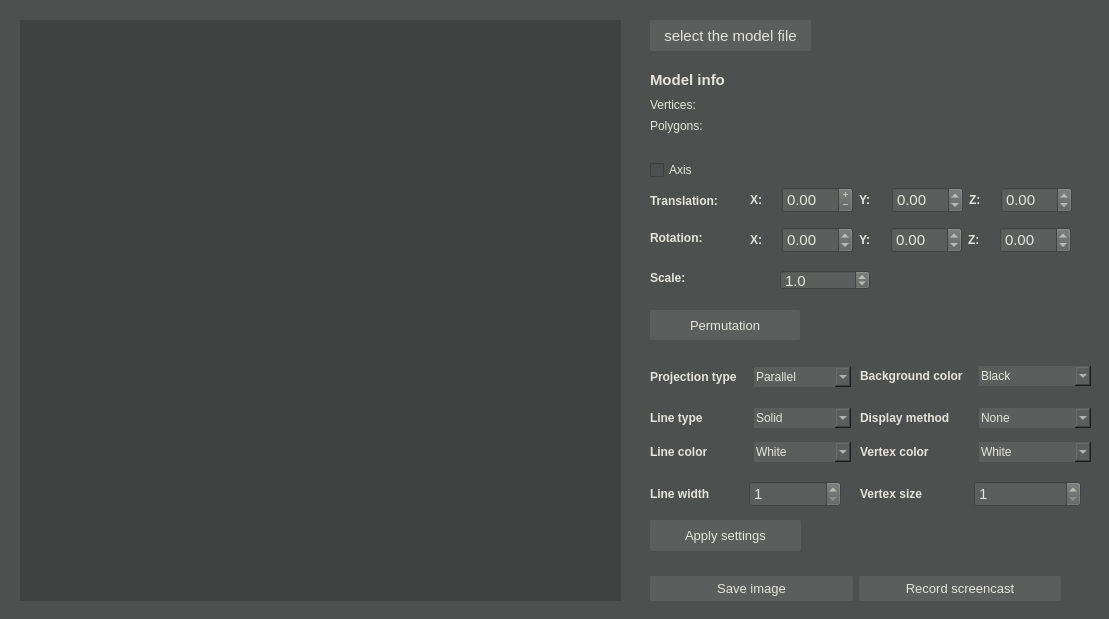
<?xml version="1.0" encoding="UTF-8"?>
<ui version="4.0">
 <class>View</class>
 <widget class="QMainWindow" name="View">
  <property name="enabled">
   <bool>true</bool>
  </property>
  <property name="geometry">
   <rect>
    <x>0</x>
    <y>0</y>
    <width>1109</width>
    <height>619</height>
   </rect>
  </property>
  <property name="windowTitle">
   <string>3DViewer</string>
  </property>
  <property name="styleSheet">
   <string notr="true">background-color: #4D504F;</string>
  </property>
  <widget class="QWidget" name="centralwidget">
   <widget class="s21::Paint" name="widget" native="true">
    <property name="geometry">
     <rect>
      <x>20</x>
      <y>20</y>
      <width>601</width>
      <height>581</height>
     </rect>
    </property>
    <property name="cursor">
     <cursorShape>OpenHandCursor</cursorShape>
    </property>
    <property name="styleSheet">
     <string notr="true">background-color: #3F4241;
color: red;</string>
    </property>
   </widget>
   <widget class="QWidget" name="layoutWidget">
    <property name="geometry">
     <rect>
      <x>650</x>
      <y>110</y>
      <width>171</width>
      <height>31</height>
     </rect>
    </property>
    <layout class="QVBoxLayout" name="verticalLayout">
     <property name="spacing">
      <number>-1</number>
     </property>
     <property name="sizeConstraint">
      <enum>QLayout::SetMinimumSize</enum>
     </property>
     <item>
      <layout class="QHBoxLayout" name="horizontalLayout_4">
       <item>
        <widget class="QLabel" name="label_6">
         <property name="styleSheet">
          <string notr="true">color: #E5E3DB;</string>
         </property>
         <property name="text">
          <string>Polygons:</string>
         </property>
        </widget>
       </item>
       <item>
        <widget class="QLabel" name="polygons">
         <property name="styleSheet">
          <string notr="true">color: #E5E3DB;</string>
         </property>
         <property name="text">
          <string/>
         </property>
        </widget>
       </item>
      </layout>
     </item>
    </layout>
   </widget>
   <widget class="QPushButton" name="applySettings">
    <property name="geometry">
     <rect>
      <x>650</x>
      <y>520</y>
      <width>151</width>
      <height>31</height>
     </rect>
    </property>
    <property name="styleSheet">
     <string notr="true">QPushButton {
padding: 5px;
border: none;
border-radius: 2px;
background-color: #5B5E5D;
color:#E5E3DB;
font-size: 13px;
}

QPushButton:hover {
background:   #6E7170;;
}
QPushButton:pressed {
background: #3F4241;
}</string>
    </property>
    <property name="text">
     <string>Apply settings</string>
    </property>
   </widget>
   <widget class="QWidget" name="layoutWidget">
    <property name="geometry">
     <rect>
      <x>650</x>
      <y>570</y>
      <width>411</width>
      <height>38</height>
     </rect>
    </property>
    <layout class="QHBoxLayout" name="horizontalLayout_5">
     <item>
      <widget class="QPushButton" name="saveImage">
       <property name="styleSheet">
        <string notr="true">QPushButton {
padding: 5px;
border: none;
border-radius: 2px;
background-color: #5B5E5D;
color:#E5E3DB;
font-size: 13px;
}

QPushButton:hover {
background:   #6E7170;;
}
QPushButton:pressed {
background: #3F4241;
}</string>
       </property>
       <property name="text">
        <string>Save image</string>
       </property>
      </widget>
     </item>
     <item>
      <widget class="QPushButton" name="recordScreencast">
       <property name="styleSheet">
        <string notr="true">QPushButton {
padding: 5px;
border: none;
border-radius: 2px;
background-color: #5B5E5D;
color:#E5E3DB;
font-size: 13px;
}

QPushButton:hover {
background:   #6E7170;;
}
QPushButton:pressed {
background: #3F4241;
}</string>
       </property>
       <property name="text">
        <string>Record screencast</string>
       </property>
      </widget>
     </item>
    </layout>
   </widget>
   <widget class="QWidget" name="layoutWidget">
    <property name="geometry">
     <rect>
      <x>860</x>
      <y>400</y>
      <width>231</width>
      <height>71</height>
     </rect>
    </property>
    <layout class="QVBoxLayout" name="verticalLayout_4">
     <item>
      <layout class="QHBoxLayout" name="horizontalLayout_9">
       <item>
        <widget class="QLabel" name="label_11">
         <property name="styleSheet">
          <string notr="true">color: #E5E3DB;</string>
         </property>
         <property name="text">
          <string>&lt;html&gt;&lt;head/&gt;&lt;body&gt;&lt;p&gt;&lt;span style=&quot; font-weight:700;&quot;&gt;Display method&lt;/span&gt;&lt;/p&gt;&lt;/body&gt;&lt;/html&gt;</string>
         </property>
        </widget>
       </item>
       <item>
        <widget class="QComboBox" name="vertexDisplayBox">
         <property name="styleSheet">
          <string notr="true">background-color: #5B5E5D;
color:#E5E3DB;
border: none;
padding: 2px;</string>
         </property>
         <item>
          <property name="text">
           <string>None</string>
          </property>
         </item>
         <item>
          <property name="text">
           <string>Circle</string>
          </property>
         </item>
         <item>
          <property name="text">
           <string>Square</string>
          </property>
         </item>
        </widget>
       </item>
      </layout>
     </item>
     <item>
      <layout class="QHBoxLayout" name="horizontalLayout_10">
       <item>
        <widget class="QLabel" name="label_12">
         <property name="styleSheet">
          <string notr="true">color: #E5E3DB;</string>
         </property>
         <property name="text">
          <string>&lt;html&gt;&lt;head/&gt;&lt;body&gt;&lt;p&gt;&lt;span style=&quot; font-weight:700;&quot;&gt;Vertex color&lt;/span&gt;&lt;/p&gt;&lt;/body&gt;&lt;/html&gt;</string>
         </property>
        </widget>
       </item>
       <item>
        <widget class="QComboBox" name="vertexColorBox">
         <property name="styleSheet">
          <string notr="true">background-color: #5B5E5D;
color:#E5E3DB;
border: none;
padding: 2px;</string>
         </property>
         <item>
          <property name="text">
           <string>White</string>
          </property>
         </item>
         <item>
          <property name="text">
           <string>Red</string>
          </property>
         </item>
         <item>
          <property name="text">
           <string>Green</string>
          </property>
         </item>
         <item>
          <property name="text">
           <string>Blue</string>
          </property>
         </item>
        </widget>
       </item>
      </layout>
     </item>
    </layout>
   </widget>
   <widget class="QWidget" name="layoutWidget">
    <property name="geometry">
     <rect>
      <x>650</x>
      <y>400</y>
      <width>201</width>
      <height>71</height>
     </rect>
    </property>
    <layout class="QVBoxLayout" name="verticalLayout_3">
     <item>
      <layout class="QHBoxLayout" name="horizontalLayout_13">
       <item>
        <widget class="QLabel" name="label_8">
         <property name="styleSheet">
          <string notr="true">color: #E5E3DB;</string>
         </property>
         <property name="text">
          <string>&lt;html&gt;&lt;head/&gt;&lt;body&gt;&lt;p&gt;&lt;span style=&quot; font-weight:700;&quot;&gt;Line type&lt;/span&gt;&lt;/p&gt;&lt;/body&gt;&lt;/html&gt;</string>
         </property>
        </widget>
       </item>
       <item>
        <widget class="QComboBox" name="lineBox">
         <property name="styleSheet">
          <string notr="true">background-color: #5B5E5D;
color:#E5E3DB;
border: none;
padding: 2px;</string>
         </property>
         <item>
          <property name="text">
           <string>Solid</string>
          </property>
         </item>
         <item>
          <property name="text">
           <string>Dashed</string>
          </property>
         </item>
        </widget>
       </item>
      </layout>
     </item>
     <item>
      <layout class="QHBoxLayout" name="horizontalLayout_7">
       <item>
        <widget class="QLabel" name="label_9">
         <property name="styleSheet">
          <string notr="true">color: #E5E3DB;</string>
         </property>
         <property name="text">
          <string>&lt;html&gt;&lt;head/&gt;&lt;body&gt;&lt;p&gt;&lt;span style=&quot; font-weight:700;&quot;&gt;Line color&lt;/span&gt;&lt;/p&gt;&lt;/body&gt;&lt;/html&gt;</string>
         </property>
        </widget>
       </item>
       <item>
        <widget class="QComboBox" name="lineColorBox">
         <property name="styleSheet">
          <string notr="true">background-color: #5B5E5D;
color:#E5E3DB;
border: none;
padding: 2px;</string>
         </property>
         <item>
          <property name="text">
           <string>White</string>
          </property>
         </item>
         <item>
          <property name="text">
           <string>Red</string>
          </property>
         </item>
         <item>
          <property name="text">
           <string>Green</string>
          </property>
         </item>
         <item>
          <property name="text">
           <string>Blue</string>
          </property>
         </item>
        </widget>
       </item>
      </layout>
     </item>
    </layout>
   </widget>
   <widget class="QPushButton" name="transformButton">
    <property name="geometry">
     <rect>
      <x>650</x>
      <y>310</y>
      <width>150</width>
      <height>30</height>
     </rect>
    </property>
    <property name="styleSheet">
     <string notr="true">QPushButton {
padding: 5px;
border: none;
border-radius: 2px;
background-color: #5B5E5D;
color:#E5E3DB;
font-size: 13px;
}

QPushButton:hover {
background:   #6E7170;;
}
QPushButton:pressed {
background: #3F4241;
}</string>
    </property>
    <property name="text">
     <string>Permutation</string>
    </property>
   </widget>
   <widget class="QWidget" name="layoutWidget">
    <property name="geometry">
     <rect>
      <x>750</x>
      <y>180</y>
      <width>322</width>
      <height>41</height>
     </rect>
    </property>
    <layout class="QHBoxLayout" name="horizontalLayout_2">
     <item>
      <widget class="QLabel" name="label_15">
       <property name="styleSheet">
        <string notr="true">color: #E5E3DB;</string>
       </property>
       <property name="text">
        <string>&lt;html&gt;&lt;head/&gt;&lt;body&gt;&lt;p&gt;&lt;span style=&quot; font-weight:700;&quot;&gt;X: &lt;/span&gt;&lt;/p&gt;&lt;/body&gt;&lt;/html&gt;</string>
       </property>
      </widget>
     </item>
     <item>
      <widget class="QDoubleSpinBox" name="doubleSpinBox">
       <property name="styleSheet">
        <string notr="true">QObject {
background-color: #5B5E5D;
color:#E5E3DB;
font-size: 15px;
}</string>
       </property>
       <property name="alignment">
        <set>Qt::AlignLeading|Qt::AlignLeft|Qt::AlignVCenter</set>
       </property>
       <property name="buttonSymbols">
        <enum>QAbstractSpinBox::PlusMinus</enum>
       </property>
       <property name="accelerated">
        <bool>false</bool>
       </property>
       <property name="showGroupSeparator" stdset="0">
        <bool>true</bool>
       </property>
       <property name="minimum">
        <double>-99.000000000000000</double>
       </property>
       <property name="singleStep">
        <double>0.100000000000000</double>
       </property>
      </widget>
     </item>
     <item>
      <widget class="QLabel" name="label_16">
       <property name="styleSheet">
        <string notr="true">color: #E5E3DB;</string>
       </property>
       <property name="text">
        <string>&lt;html&gt;&lt;head/&gt;&lt;body&gt;&lt;p&gt;&lt;span style=&quot; font-weight:700;&quot;&gt;Y: &lt;/span&gt;&lt;/p&gt;&lt;/body&gt;&lt;/html&gt;</string>
       </property>
      </widget>
     </item>
     <item>
      <widget class="QDoubleSpinBox" name="doubleSpinBox_2">
       <property name="styleSheet">
        <string notr="true">QObject {
background-color: #5B5E5D;
color:#E5E3DB;
font-size: 15px;
}</string>
       </property>
       <property name="minimum">
        <double>-99.000000000000000</double>
       </property>
       <property name="singleStep">
        <double>0.100000000000000</double>
       </property>
      </widget>
     </item>
     <item>
      <widget class="QLabel" name="label_17">
       <property name="styleSheet">
        <string notr="true">color: #E5E3DB;</string>
       </property>
       <property name="text">
        <string>&lt;html&gt;&lt;head/&gt;&lt;body&gt;&lt;p&gt;&lt;span style=&quot; font-weight:700;&quot;&gt;Z: &lt;/span&gt;&lt;/p&gt;&lt;/body&gt;&lt;/html&gt;</string>
       </property>
      </widget>
     </item>
     <item>
      <widget class="QDoubleSpinBox" name="doubleSpinBox_3">
       <property name="styleSheet">
        <string notr="true">QObject {
background-color: #5B5E5D;
color:#E5E3DB;
font-size: 15px;
}</string>
       </property>
       <property name="minimum">
        <double>-99.000000000000000</double>
       </property>
       <property name="singleStep">
        <double>0.100000000000000</double>
       </property>
      </widget>
     </item>
    </layout>
   </widget>
   <widget class="QWidget" name="layoutWidget">
    <property name="geometry">
     <rect>
      <x>750</x>
      <y>220</y>
      <width>321</width>
      <height>41</height>
     </rect>
    </property>
    <layout class="QHBoxLayout" name="horizontalLayout_14">
     <item>
      <widget class="QLabel" name="label_18">
       <property name="styleSheet">
        <string notr="true">color: #E5E3DB;</string>
       </property>
       <property name="text">
        <string>&lt;html&gt;&lt;head/&gt;&lt;body&gt;&lt;p&gt;&lt;span style=&quot; font-weight:700;&quot;&gt;X: &lt;/span&gt;&lt;/p&gt;&lt;/body&gt;&lt;/html&gt;</string>
       </property>
      </widget>
     </item>
     <item>
      <widget class="QDoubleSpinBox" name="doubleSpinBox_4">
       <property name="styleSheet">
        <string notr="true">QObject {
background-color: #5B5E5D;
color:#E5E3DB;
font-size: 15px;
}</string>
       </property>
       <property name="minimum">
        <double>-99.000000000000000</double>
       </property>
       <property name="singleStep">
        <double>0.100000000000000</double>
       </property>
      </widget>
     </item>
     <item>
      <widget class="QLabel" name="label_21">
       <property name="styleSheet">
        <string notr="true">color: #E5E3DB;</string>
       </property>
       <property name="text">
        <string>&lt;html&gt;&lt;head/&gt;&lt;body&gt;&lt;p&gt;&lt;span style=&quot; font-weight:700;&quot;&gt;Y: &lt;/span&gt;&lt;/p&gt;&lt;/body&gt;&lt;/html&gt;</string>
       </property>
      </widget>
     </item>
     <item>
      <widget class="QDoubleSpinBox" name="doubleSpinBox_5">
       <property name="styleSheet">
        <string notr="true">QObject {
background-color: #5B5E5D;
color:#E5E3DB;
font-size: 15px;
}</string>
       </property>
       <property name="minimum">
        <double>-99.000000000000000</double>
       </property>
       <property name="singleStep">
        <double>0.100000000000000</double>
       </property>
      </widget>
     </item>
     <item>
      <widget class="QLabel" name="label_22">
       <property name="styleSheet">
        <string notr="true">color: #E5E3DB;</string>
       </property>
       <property name="text">
        <string>&lt;html&gt;&lt;head/&gt;&lt;body&gt;&lt;p&gt;&lt;span style=&quot; font-weight:700;&quot;&gt;Z: &lt;/span&gt;&lt;/p&gt;&lt;/body&gt;&lt;/html&gt;</string>
       </property>
      </widget>
     </item>
     <item>
      <widget class="QDoubleSpinBox" name="doubleSpinBox_6">
       <property name="styleSheet">
        <string notr="true">QObject {
background-color: #5B5E5D;
color:#E5E3DB;
font-size: 15px;
}</string>
       </property>
       <property name="minimum">
        <double>-99.000000000000000</double>
       </property>
       <property name="singleStep">
        <double>0.100000000000000</double>
       </property>
      </widget>
     </item>
    </layout>
   </widget>
   <widget class="QLabel" name="label_2">
    <property name="geometry">
     <rect>
      <x>650</x>
      <y>230</y>
      <width>61</width>
      <height>16</height>
     </rect>
    </property>
    <property name="font">
     <font>
      <bold>true</bold>
     </font>
    </property>
    <property name="styleSheet">
     <string notr="true">color: #E5E3DB;</string>
    </property>
    <property name="text">
     <string>Rotation:</string>
    </property>
   </widget>
   <widget class="QLabel" name="label">
    <property name="geometry">
     <rect>
      <x>650</x>
      <y>190</y>
      <width>81</width>
      <height>21</height>
     </rect>
    </property>
    <property name="minimumSize">
     <size>
      <width>0</width>
      <height>0</height>
     </size>
    </property>
    <property name="font">
     <font>
      <bold>true</bold>
     </font>
    </property>
    <property name="styleSheet">
     <string notr="true">color: #E5E3DB;</string>
    </property>
    <property name="text">
     <string>Translation:</string>
    </property>
   </widget>
   <widget class="QLabel" name="label_3">
    <property name="geometry">
     <rect>
      <x>650</x>
      <y>270</y>
      <width>39</width>
      <height>16</height>
     </rect>
    </property>
    <property name="font">
     <font>
      <bold>true</bold>
     </font>
    </property>
    <property name="styleSheet">
     <string notr="true">color: #E5E3DB;</string>
    </property>
    <property name="text">
     <string>Scale:</string>
    </property>
   </widget>
   <widget class="QDoubleSpinBox" name="doubleSpinBox_7">
    <property name="geometry">
     <rect>
      <x>780</x>
      <y>270</y>
      <width>90</width>
      <height>20</height>
     </rect>
    </property>
    <property name="styleSheet">
     <string notr="true">QObject {
background-color: #5B5E5D;
color:#E5E3DB;
font-size: 15px;
}</string>
    </property>
    <property name="decimals">
     <number>1</number>
    </property>
    <property name="minimum">
     <double>0.000000000000000</double>
    </property>
    <property name="maximum">
     <double>20.000000000000000</double>
    </property>
    <property name="singleStep">
     <double>0.100000000000000</double>
    </property>
    <property name="value">
     <double>1.000000000000000</double>
    </property>
   </widget>
   <widget class="QWidget" name="layoutWidget">
    <property name="geometry">
     <rect>
      <x>650</x>
      <y>360</y>
      <width>201</width>
      <height>34</height>
     </rect>
    </property>
    <layout class="QHBoxLayout" name="horizontalLayout_15">
     <item>
      <layout class="QHBoxLayout" name="horizontalLayout_6">
       <item>
        <widget class="QLabel" name="label_7">
         <property name="styleSheet">
          <string notr="true">color: #E5E3DB;</string>
         </property>
         <property name="text">
          <string>&lt;html&gt;&lt;head/&gt;&lt;body&gt;&lt;p&gt;&lt;span style=&quot; font-weight:700;&quot;&gt;Projection type&lt;/span&gt;&lt;/p&gt;&lt;/body&gt;&lt;/html&gt;</string>
         </property>
        </widget>
       </item>
       <item>
        <widget class="QComboBox" name="projectionBox">
         <property name="styleSheet">
          <string notr="true">background-color: #5B5E5D;
color:#E5E3DB;
border: none;
padding: 2px;</string>
         </property>
         <item>
          <property name="text">
           <string>Parallel</string>
          </property>
         </item>
         <item>
          <property name="text">
           <string>Central</string>
          </property>
         </item>
        </widget>
       </item>
      </layout>
     </item>
    </layout>
   </widget>
   <widget class="QCheckBox" name="checkBox">
    <property name="geometry">
     <rect>
      <x>650</x>
      <y>160</y>
      <width>76</width>
      <height>20</height>
     </rect>
    </property>
    <property name="styleSheet">
     <string notr="true">color:#E5E3DB;
</string>
    </property>
    <property name="text">
     <string>Axis</string>
    </property>
   </widget>
   <widget class="QPushButton" name="SelectFileButton">
    <property name="geometry">
     <rect>
      <x>650</x>
      <y>20</y>
      <width>161</width>
      <height>31</height>
     </rect>
    </property>
    <property name="styleSheet">
     <string notr="true">QPushButton {
padding: 5px;
border: none;
border-radius: 2px;
background-color: #5B5E5D;
color:#E5E3DB;
font-size: 15px;
}

QPushButton:hover {
background:   #6E7170;;
}
QPushButton:pressed {
background: #3F4241;
}</string>
    </property>
    <property name="text">
     <string>select the model file</string>
    </property>
   </widget>
   <widget class="QLabel" name="fileName">
    <property name="geometry">
     <rect>
      <x>840</x>
      <y>20</y>
      <width>240</width>
      <height>30</height>
     </rect>
    </property>
    <property name="styleSheet">
     <string notr="true">color: #E5E3DB;</string>
    </property>
    <property name="text">
     <string/>
    </property>
   </widget>
   <widget class="QLabel" name="label_4">
    <property name="geometry">
     <rect>
      <x>650</x>
      <y>70</y>
      <width>169</width>
      <height>20</height>
     </rect>
    </property>
    <property name="font">
     <font>
      <pointsize>-1</pointsize>
      <bold>true</bold>
     </font>
    </property>
    <property name="styleSheet">
     <string notr="true">color: #E5E3DB;
font-size: 15px;</string>
    </property>
    <property name="text">
     <string>Model info</string>
    </property>
   </widget>
   <widget class="QWidget" name="layoutWidget">
    <property name="geometry">
     <rect>
      <x>650</x>
      <y>89</y>
      <width>171</width>
      <height>31</height>
     </rect>
    </property>
    <layout class="QHBoxLayout" name="horizontalLayout_3">
     <item>
      <widget class="QLabel" name="label_5">
       <property name="styleSheet">
        <string notr="true">color: #E5E3DB;</string>
       </property>
       <property name="text">
        <string>Vertices:</string>
       </property>
      </widget>
     </item>
     <item>
      <widget class="QLabel" name="vertices">
       <property name="styleSheet">
        <string notr="true">color: #E5E3DB;</string>
       </property>
       <property name="text">
        <string/>
       </property>
      </widget>
     </item>
    </layout>
   </widget>
   <widget class="QWidget" name="layoutWidget">
    <property name="geometry">
     <rect>
      <x>860</x>
      <y>360</y>
      <width>231</width>
      <height>32</height>
     </rect>
    </property>
    <layout class="QHBoxLayout" name="horizontalLayout_12">
     <item>
      <widget class="QLabel" name="label_14">
       <property name="styleSheet">
        <string notr="true">color: #E5E3DB;</string>
       </property>
       <property name="text">
        <string>&lt;html&gt;&lt;head/&gt;&lt;body&gt;&lt;p&gt;&lt;span style=&quot; font-weight:700;&quot;&gt;Background color&lt;/span&gt;&lt;/p&gt;&lt;/body&gt;&lt;/html&gt;</string>
       </property>
      </widget>
     </item>
     <item>
      <widget class="QComboBox" name="backgroundColorBox">
       <property name="styleSheet">
        <string notr="true">background-color: #5B5E5D;
color:#E5E3DB;
border: none;
padding: 2px;</string>
       </property>
       <item>
        <property name="text">
         <string>Black</string>
        </property>
       </item>
       <item>
        <property name="text">
         <string>White</string>
        </property>
       </item>
       <item>
        <property name="text">
         <string>Pink</string>
        </property>
       </item>
       <item>
        <property name="text">
         <string>Yellow</string>
        </property>
       </item>
       <item>
        <property name="text">
         <string>Red</string>
        </property>
       </item>
       <item>
        <property name="text">
         <string>Green</string>
        </property>
       </item>
       <item>
        <property name="text">
         <string>Blue</string>
        </property>
       </item>
      </widget>
     </item>
    </layout>
   </widget>
   <widget class="QWidget" name="layoutWidget">
    <property name="geometry">
     <rect>
      <x>860</x>
      <y>480</y>
      <width>221</width>
      <height>29</height>
     </rect>
    </property>
    <layout class="QHBoxLayout" name="horizontalLayout_11">
     <item>
      <widget class="QLabel" name="label_13">
       <property name="styleSheet">
        <string notr="true">color: #E5E3DB;</string>
       </property>
       <property name="text">
        <string>&lt;html&gt;&lt;head/&gt;&lt;body&gt;&lt;p&gt;&lt;span style=&quot; font-weight:700;&quot;&gt;Vertex size&lt;/span&gt;&lt;/p&gt;&lt;/body&gt;&lt;/html&gt;</string>
       </property>
      </widget>
     </item>
     <item>
      <widget class="QSpinBox" name="vertexSizeBox">
       <property name="styleSheet">
        <string notr="true">QObject {
background-color: #5B5E5D;
color:#E5E3DB;
font-size: 15px;
}</string>
       </property>
       <property name="minimum">
        <number>1</number>
       </property>
       <property name="maximum">
        <number>20</number>
       </property>
      </widget>
     </item>
    </layout>
   </widget>
   <widget class="QWidget" name="layoutWidget">
    <property name="geometry">
     <rect>
      <x>650</x>
      <y>480</y>
      <width>191</width>
      <height>29</height>
     </rect>
    </property>
    <layout class="QHBoxLayout" name="horizontalLayout_8">
     <item>
      <widget class="QLabel" name="label_10">
       <property name="styleSheet">
        <string notr="true">color: #E5E3DB;</string>
       </property>
       <property name="text">
        <string>&lt;html&gt;&lt;head/&gt;&lt;body&gt;&lt;p&gt;&lt;span style=&quot; font-weight:700;&quot;&gt;Line width&lt;/span&gt;&lt;/p&gt;&lt;/body&gt;&lt;/html&gt;</string>
       </property>
      </widget>
     </item>
     <item>
      <widget class="QSpinBox" name="lineWidthBox">
       <property name="styleSheet">
        <string notr="true">QObject {
background-color: #5B5E5D;
color:#E5E3DB;
font-size: 15px;
}</string>
       </property>
       <property name="minimum">
        <number>1</number>
       </property>
       <property name="maximum">
        <number>20</number>
       </property>
      </widget>
     </item>
    </layout>
   </widget>
  </widget>
  <widget class="QMenuBar" name="menubar">
   <property name="geometry">
    <rect>
     <x>0</x>
     <y>0</y>
     <width>1109</width>
     <height>24</height>
    </rect>
   </property>
  </widget>
 </widget>
 <customwidgets>
  <customwidget>
   <class>s21::Paint</class>
   <extends>QWidget</extends>
   <header location="global">view.h</header>
   <container>1</container>
   <slots>
    <slot>on_SelectFileButton_clicked()</slot>
    <slot>on_transformButton_clicked()</slot>
    <slot>on_checkAxes_clicked()</slot>
   </slots>
  </customwidget>
 </customwidgets>
 <resources/>
 <connections>
  <connection>
   <sender>transformButton</sender>
   <signal>clicked()</signal>
   <receiver>View</receiver>
   <slot>on_transformButton_clicked()</slot>
   <hints>
    <hint type="sourcelabel">
     <x>661</x>
     <y>326</y>
    </hint>
    <hint type="destinationlabel">
     <x>715</x>
     <y>476</y>
    </hint>
   </hints>
  </connection>
  <connection>
   <sender>checkBox</sender>
   <signal>clicked()</signal>
   <receiver>widget</receiver>
   <slot>on_checkAxes_clicked()</slot>
   <hints>
    <hint type="sourcelabel">
     <x>844</x>
     <y>131</y>
    </hint>
    <hint type="destinationlabel">
     <x>598</x>
     <y>132</y>
    </hint>
   </hints>
  </connection>
  <connection>
   <sender>SelectFileButton</sender>
   <signal>clicked()</signal>
   <receiver>widget</receiver>
   <slot>on_SelectFileButton_clicked()</slot>
   <hints>
    <hint type="sourcelabel">
     <x>640</x>
     <y>59</y>
    </hint>
    <hint type="destinationlabel">
     <x>480</x>
     <y>55</y>
    </hint>
   </hints>
  </connection>
 </connections>
 <slots>
  <slot>on_transformButton_clicked()</slot>
 </slots>
</ui>
